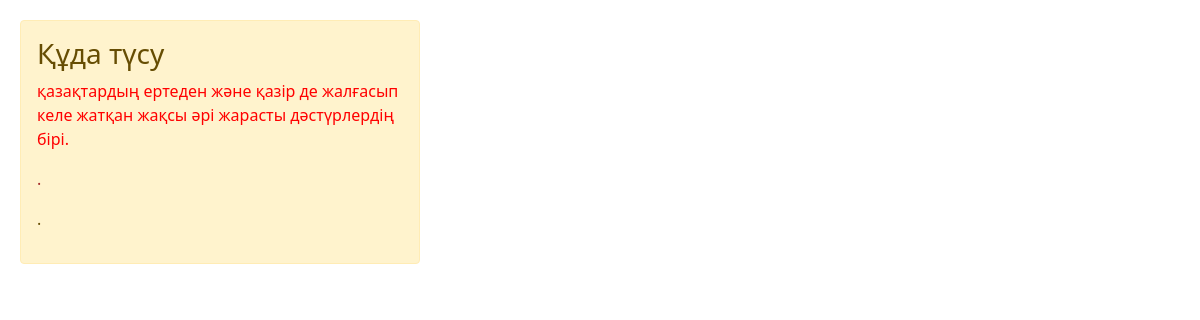
The app's page /tradition/da-tsu with its own data.
### kzsport/models.py (models this page shows, shortened)
class Tradition(models.Model):
    title = models.CharField('Atau', max_length=50)
    intro = models.CharField('Anons', max_length=250)
    full_text = models.TextField('Sipat')
    famous = models.CharField('Name', max_length=40)
    history = models.TextField('Tarih')
    slug = models.SlugField(max_length=255, unique=True, db_index=True, verbose_name="URL")

### kzsport/views.py (the view)
# urls.py: path('tradition/<slug:tradition_slug>', views.show_tradition, name='show'),
def show_tradition(request, tradition_slug):
    tradition = get_object_or_404(Tradition, slug = tradition_slug)
    context = {'tradition' : tradition}
    return render(request, 'kzsport/show_traditions.html', context = context)

### kzsport/templates/kzsport/show_traditions.html (shortened to what this page needs)
<!DOCTYPE html>
<html lang="en">
<head>
    <link rel="stylesheet" href="https://cdn.jsdelivr.net/npm/bootstrap@5.1.3/dist/css/bootstrap.min.css">
</head>
<body>
    {% block content %}
    <div class="alert alert-warning" style="float:left; clear:both; width: 400px; margin: 20px 20px; text-align:left">
        <h3>{{tradition.title}}</h3>
        <p style="color: red;">{{tradition.intro}}</p>
        <p style="color: brown;">{{tradition.famous}}</p>
        <p>{{tradition.history}}</p>
    </div>
    {% endblock %}
</body>
</html>

### records on screen
Tradition: title "Құда түсу", intro "қазақтардың ертеден және қазір де жалғасып келе жатқан жақсы әрі жарасты дәстүрлердің бірі.", famous ".", history "."
